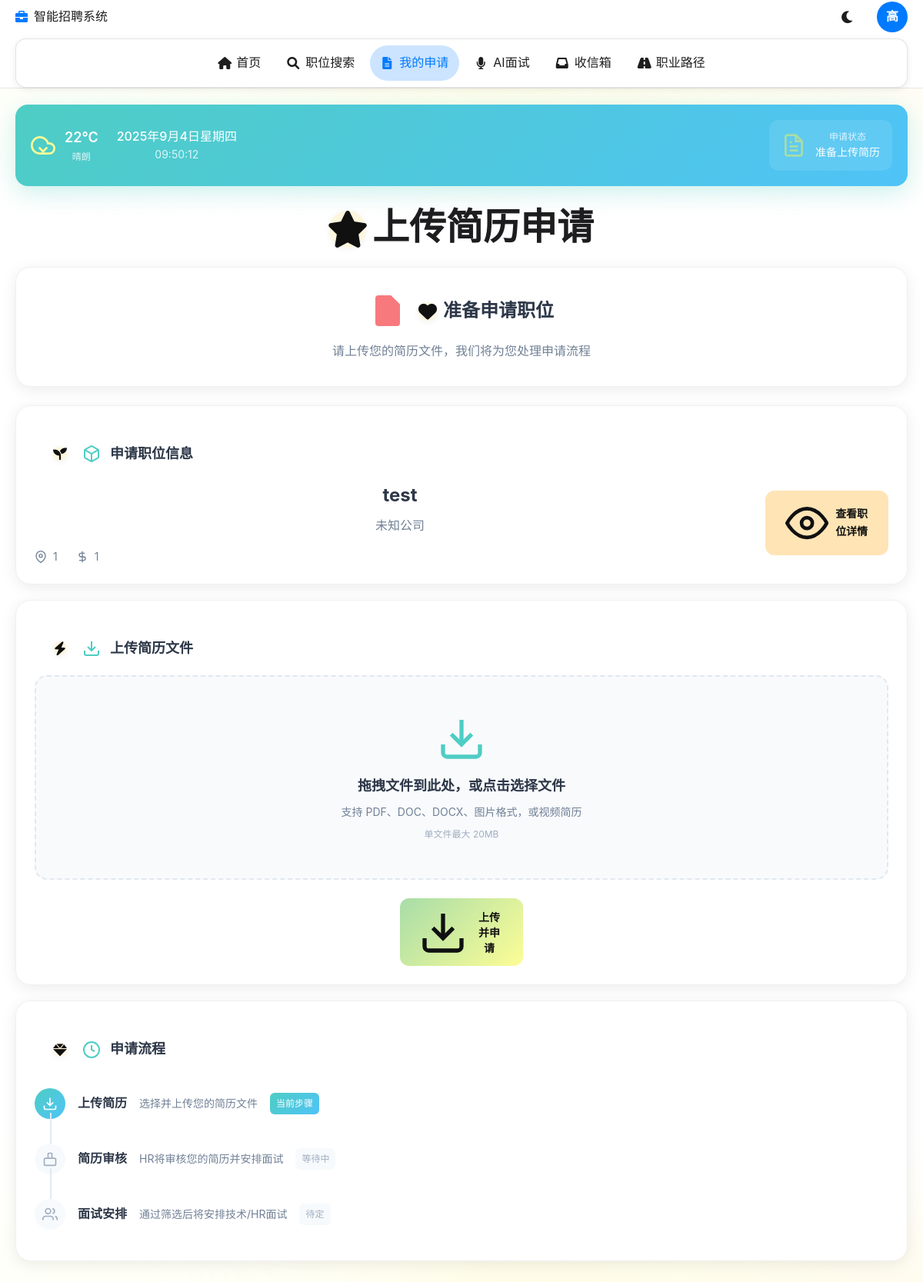
The page /smartrecruit/candidate/applications/pre_apply/11 (signed in) on the database its author committed.
### app/models.py (models this page shows, shortened)
    class UserMixin:
        pass  # Flask-Login 方法将在User模型中实现

class User(UserMixin, db.Model):
    id = db.Column(db.Integer, primary_key=True)
    first_name = db.Column(db.String(100), nullable=False)
    last_name = db.Column(db.String(100), nullable=False)
    company_name = db.Column(db.String(100), nullable=False)
    position = db.Column(db.String(100))  # 可选职位字段
    email = db.Column(db.String(120), unique=True, nullable=False)
    phone_number = db.Column(db.String(15), nullable=False)
    birthday = db.Column(db.String(10), nullable=False)
    password = db.Column(db.String(60), nullable=False)
    cv_file = db.Column(db.String(120))
    profile_photo = db.Column(db.String(120))
    cv_data = db.Column(db.LargeBinary)  # 可选的简历二进制
    is_hr = db.Column(db.Boolean, default=False)  # HR标识
    user_type = db.Column(db.String(20), default='candidate')  # candidate, employee, supervisor, executive
    department = db.Column(db.String(100))  # 部门
    employee_id = db.Column(db.String(50), unique=True)  # 员工编号
    supervisor_id = db.Column(db.Integer, db.ForeignKey('user.id'))  # 主管ID
    hire_date = db.Column(db.Date)  # 入职日期
    bio = db.Column(db.Text)  # 个人简介
    skills = db.Column(db.Text)  # 技能标签（JSON格式存储）
    education = db.Column(db.Text)  # 教育经历
    experience = db.Column(db.Text)  # 工作经历
    is_active = db.Column(db.Boolean, default=True)  # 账号是否活跃
    deactivated_at = db.Column(db.DateTime)  # 注销时间
    deactivated_by = db.Column(db.Integer, db.ForeignKey('user.id'))  # 注销操作人ID

class Job(db.Model):
    id = db.Column(db.Integer, primary_key=True)
    title = db.Column(db.String(100), nullable=False)
    company_name = db.Column(db.String(100), nullable=False, default='未知公司')
    location = db.Column(db.String(100), nullable=False)
    description = db.Column(db.Text, nullable=False)
    requirements = db.Column(db.Text, nullable=True)
    salary = db.Column(db.String(50), nullable=False)
    job_type = db.Column(db.String(20), nullable=True, default='全职')  # 全职、兼职、实习、远程
    experience_level = db.Column(db.String(20), nullable=True, default='不限')  # 初级、中级、高级、专家
    date_posted = db.Column(db.DateTime, nullable=False, default=datetime.utcnow)
    created_at = db.Column(db.DateTime, nullable=False, default=datetime.utcnow)
    user_id = db.Column(db.Integer, db.ForeignKey('user.id'), nullable=False)
    positions_needed = db.Column(db.Integer, nullable=False, default=1)
    min_age = db.Column(db.Integer)
    max_age = db.Column(db.Integer)
    education_requirement = db.Column(db.String(100))
    experience_years = db.Column(db.Integer)
    skills_required = db.Column(db.Text)
    benefits = db.Column(db.Text)
    contact_email = db.Column(db.String(120))
    contact_phone = db.Column(db.String(15))
    application_deadline = db.Column(db.DateTime)
    department = db.Column(db.String(100))

### smartrecruit_system/candidate_module/applications.py (the view, shortened to what this page needs)
@applications_bp.route('/pre_apply/<int:job_id>', methods=['GET', 'POST'])
def pre_apply(job_id):
    if g.user is None:
        flash('请先登录。', 'danger')
        return redirect(url_for('common.auth.sign'))
    job = Job.query.get_or_404(job_id)
    if getattr(g.user, 'cv_file', None):
        return redirect(url_for('smartrecruit.candidate.applications.apply', job_id=job_id))
    return render_template('smartrecruit/candidate/upload_resume_apply.html', job=job)

### app/templates/smartrecruit/candidate/upload_resume_apply.html (shortened to what this page needs)
{% extends 'smartrecruit/candidate/base_ios_new.html' %}
{% block content %}
<section class="section" id="upload-resume">
  <div class="section-content">
    <div class="top-info-bar animate-fade-in-down">
      <div class="info-left">
        <div class="weather-widget">
          <svg class="weather-icon" viewBox="0 0 24 24" fill="none" stroke="currentColor" stroke-width="2">
            <path d="M18 10h-1.26A8 8 0 1 0 9 20h9a5 5 0 0 0 0-10z"/>
            <path d="M8 14l4 4 4-4"/>
          </svg>
          <div class="weather-info">
            <span class="weather-temp">22°C</span>
            <span class="weather-desc">晴朗</span>
          </div>
        </div>
        <div class="date-info">
          <div class="current-date" id="currentDate"></div>
          <div class="current-time" id="currentTime"></div>
        </div>
      </div>
      <div class="info-right">
        <div class="user-status-card">
          <div class="status-icon">
            <svg viewBox="0 0 24 24" fill="none" stroke="currentColor" stroke-width="2">
              <path d="M14 2H6a2 2 0 0 0-2 2v16a2 2 0 0 0 2 2h12a2 2 0 0 0 2-2V8z"/>
              <polyline points="14,2 14,8 20,8"/>
              <line x1="16" y1="13" x2="8" y2="13"/>
              <line x1="16" y1="17" x2="8" y2="17"/>
              <polyline points="10,9 9,9 8,9"/>
            </svg>
          </div>
          <div class="status-info">
            <div class="status-title">申请状态</div>
            <div class="status-value">准备上传简历</div>
          </div>
        </div>
      </div>
    </div>
    <h1 class="section-title animate-fade-in-up">上传简历申请</h1>
    <div class="welcome-message animate-fade-in-up">
      <div class="welcome-content">
        <div class="welcome-header">
          <svg class="welcome-icon" viewBox="0 0 24 24" fill="currentColor">
            <path d="M14 2H6a2 2 0 0 0-2 2v16a2 2 0 0 0 2 2h12a2 2 0 0 0 2-2V8z"/>
            <polyline points="14,2 14,8 20,8"/>
            <line x1="16" y1="13" x2="8" y2="13"/>
            <line x1="16" y1="17" x2="8" y2="17"/>
            <polyline points="10,9 9,9 8,9"/>
          </svg>
          <h3>准备申请职位</h3>
  </div>
        <p class="welcome-description">请上传您的简历文件，我们将为您处理申请流程</p>
      </div>
    </div>
    <div class="card job-info-card animate-fade-in-up" style="margin-top: 20px;">
      <div class="card-header">
        <div class="card-title">
          申请职位信息
        </div>
      </div>
      <div class="job-info-content">
        <div class="job-details">
          <div class="job-title">{{ job.title }}</div>
          <div class="company-name">{{ job.company_name }}</div>
          <div class="job-meta">
            <span class="job-location">
              <svg viewBox="0 0 24 24" fill="none" stroke="currentColor" stroke-width="2">
                <path d="M21 10c0 7-9 13-9 13s-9-6-9-13a9 9 0 0 1 18 0z"/>
                <circle cx="12" cy="10" r="3"/>
              </svg>
              {{ job.location or '工作地点待定' }}
            </span>
            <span class="job-salary">
              <svg viewBox="0 0 24 24" fill="none" stroke="currentColor" stroke-width="2">
                <line x1="12" y1="1" x2="12" y2="23"/>
                <path d="M17 5H9.5a3.5 3.5 0 0 0 0 7h5a3.5 3.5 0 0 1 0 7H6"/>
              </svg>
              {{ job.salary or '薪资面议' }}
            </span>
          </div>
        </div>
        <div class="job-actions">
          <a href="{{ url_for('smartrecruit.candidate.jobs.job_detail', job_id=job.id) }}" class="btn btn-outline">
            <svg viewBox="0 0 24 24" fill="none" stroke="currentColor" stroke-width="2">
              <path d="M1 12s4-8 11-8 11 8 11 8-4 8-11 8-11-8-11-8z"/>
              <circle cx="12" cy="12" r="3"/>
            </svg>
            查看职位详情
          </a>
        </div>
      </div>
    </div>
    <div class="card upload-card animate-fade-in-up" style="margin-top: 20px;">
      <div class="card-header">
        <div class="card-title">
          <svg class="title-icon" viewBox="0 0 24 24" fill="none" stroke="currentColor" stroke-width="2">
            <path d="M21 15v4a2 2 0 0 1-2 2H5a2 2 0 0 1-2-2v-4"/>
            <polyline points="7,10 12,15 17,10"/>
            <line x1="12" y1="15" x2="12" y2="3"/>
          </svg>
          上传简历文件
        </div>
      </div>
      <form class="upload-form" method="post" enctype="multipart/form-data">
        <div class="upload-area">
          <div class="upload-dropzone" id="uploadDropzone">
            <div class="upload-content">
              <svg class="upload-icon" viewBox="0 0 24 24" fill="none" stroke="currentColor" stroke-width="2">
                <path d="M21 15v4a2 2 0 0 1-2 2H5a2 2 0 0 1-2-2v-4"/>
                <polyline points="7,10 12,15 17,10"/>
                <line x1="12" y1="15" x2="12" y2="3"/>
              </svg>
              <div class="upload-text">
                <div class="upload-title">拖拽文件到此处，或点击选择文件</div>
                <div class="upload-hint">支持 PDF、DOC、DOCX、图片格式，或视频简历</div>
                <div class="upload-size">单文件最大 20MB</div>
              </div>
            </div>
          </div>
        </div>
        <div class="upload-actions">
          <button type="submit" class="btn btn-primary">
            <svg viewBox="0 0 24 24" fill="none" stroke="currentColor" stroke-width="2">
              <path d="M21 15v4a2 2 0 0 1-2 2H5a2 2 0 0 1-2-2v-4"/>
              <polyline points="7,10 12,15 17,10"/>
              <line x1="12" y1="15" x2="12" y2="3"/>
            </svg>
            上传并申请
          </button>
    </div>
  </form>
</div>
    <div class="card process-card animate-fade-in-up" style="margin-top: 20px;">
      <div class="card-header">
        <div class="card-title">
          <svg class="title-icon" viewBox="0 0 24 24" fill="none" stroke="currentColor" stroke-width="2">
            <circle cx="12" cy="12" r="10"/>
            <polyline points="12,6 12,12 16,14"/>
          </svg>
          申请流程
        </div>
      </div>
      <div class="process-timeline">
        <div class="timeline-item active">
          <div class="timeline-icon">
            <svg viewBox="0 0 24 24" fill="none" stroke="currentColor" stroke-width="2">
              <path d="M21 15v4a2 2 0 0 1-2 2H5a2 2 0 0 1-2-2v-4"/>
              <polyline points="7,10 12,15 17,10"/>
              <line x1="12" y1="15" x2="12" y2="3"/>
            </svg>
          </div>
          <div class="timeline-content">
            <div class="timeline-text-line">
              <span class="timeline-title">上传简历</span>
              <span class="timeline-desc">选择并上传您的简历文件</span>
              <span class="timeline-time">当前步骤</span>
            </div>
          </div>
        </div>
        <div class="timeline-item pending">
          <div class="timeline-icon">
            <svg viewBox="0 0 24 24" fill="none" stroke="currentColor" stroke-width="2">
              <path d="M9 11H5a2 2 0 0 0-2 2v7a2 2 0 0 0 2 2h14a2 2 0 0 0 2-2v-7a2 2 0 0 0-2-2h-4"/>
              <rect x="9" y="3" width="6" height="8" rx="1"/>
            </svg>
          </div>
          <div class="timeline-content">
            <div class="timeline-text-line">
              <span class="timeline-title">简历审核</span>
              <span class="timeline-desc">HR将审核您的简历并安排面试</span>
              <span class="timeline-time">等待中</span>
            </div>
          </div>
        </div>
        <div class="timeline-item pending">
          <div class="timeline-icon">
            <svg viewBox="0 0 24 24" fill="none" stroke="currentColor" stroke-width="2">
              <path d="M17 21v-2a4 4 0 0 0-4-4H5a4 4 0 0 0-4 4v2"/>
              <circle cx="9" cy="7" r="4"/>
              <path d="M23 21v-2a4 4 0 0 0-3-3.87"/>
              <path d="M16 3.13a4 4 0 0 1 0 7.75"/>
            </svg>
          </div>
          <div class="timeline-content">
            <div class="timeline-text-line">
              <span class="timeline-title">面试安排</span>
              <span class="timeline-desc">通过筛选后将安排技术/HR面试</span>
              <span class="timeline-time">待定</span>
            </div>
          </div>
        </div>
      </div>
    </div>
  </div>
</section>
{% endblock %}

### app/templates/smartrecruit/candidate/base_ios_new.html (shortened to what this page needs)
<!DOCTYPE html>
<html lang="zh-CN">
<head>
    <link href="https://cdnjs.cloudflare.com/ajax/libs/font-awesome/6.0.0/css/all.min.css" rel="stylesheet">
    <link rel="stylesheet" href="{{ url_for('static', filename='candidate_ios_new.css') }}">
</head>
<body>
    <nav class="navbar" id="navbar">
        <div class="navbar-container">
            <div class="navbar-left">
                <div class="navbar-brand" onclick="window.location.href='{{ url_for('smartrecruit.candidate.home') }}'" style="cursor:pointer;display:flex;align-items:center;gap:8px;">
                    <i class="fas fa-briefcase" style="color:#007aff;"></i>
                    <span>智能招聘系统</span>
                </div>
            </div>
            <div class="navbar-right">
                <button class="nav-btn theme-toggle" onclick="toggleTheme()" title="切换主题">
                    <i class="fas fa-moon" id="themeIcon"></i>
                </button>
                <div class="user-menu">
                    <div class="user-avatar" onclick="toggleUserMenu()" title="{{ user.first_name if user else '用户' }}">
                        {% if user and user.profile_photo %}
                            <img src="{{ url_for('static', filename='uploads/photos/' ~ user.profile_photo) }}" alt="头像">
                        {% else %}
                            {{ user.first_name[0] if user and user.first_name else 'U' }}
                        {% endif %}
                    </div>
                </div>
            </div>
        </div>
        <div class="navbar-menu">
            <a href="{{ url_for('smartrecruit.candidate.home') }}" class="menu-item {% if request.endpoint == 'smartrecruit.candidate.home' %}active{% endif %}">
                <i class="fas fa-home"></i>
                <span>首页</span>
            </a>
            <a href="{{ url_for('smartrecruit.candidate.jobs.job_search') }}" class="menu-item {% if 'job_search' in request.endpoint %}active{% endif %}">
                <i class="fas fa-search"></i>
                <span>职位搜索</span>
            </a>
            <a href="{{ url_for('smartrecruit.candidate.applications.my_applications') }}" class="menu-item {% if 'applications' in request.endpoint %}active{% endif %}">
                <i class="fas fa-file-alt"></i>
                <span>我的申请</span>
            </a>
            <a href="{{ url_for('smartrecruit.candidate.applications.ai_interview_hub') }}" class="menu-item {% if request.endpoint == 'smartrecruit.candidate.applications.ai_interview_hub' %}active{% endif %}">
                <i class="fas fa-microphone"></i>
                <span>AI面试</span>
            </a>
            <a href="{{ url_for('smartrecruit.candidate.messages_inbox') }}" class="menu-item {% if request.endpoint == 'smartrecruit.candidate.messages_inbox' %}active{% endif %}">
                <i class="fas fa-inbox"></i>
                <span>收信箱</span>
            </a>
            <a href="{{ url_for('smartrecruit.candidate.profile.career_path') }}" class="menu-item {% if 'career_path' in request.endpoint %}active{% endif %}">
                <i class="fas fa-road"></i>
                <span>职业路径</span>
            </a>
        </div>
    </nav>
    <main class="main-content">
        {% block content %}{% endblock %}
    </main>
</body>
</html>

### rows shown on the page
User: first_name "高"
Job: title "test", company_name "未知公司", location "1", salary "1"
